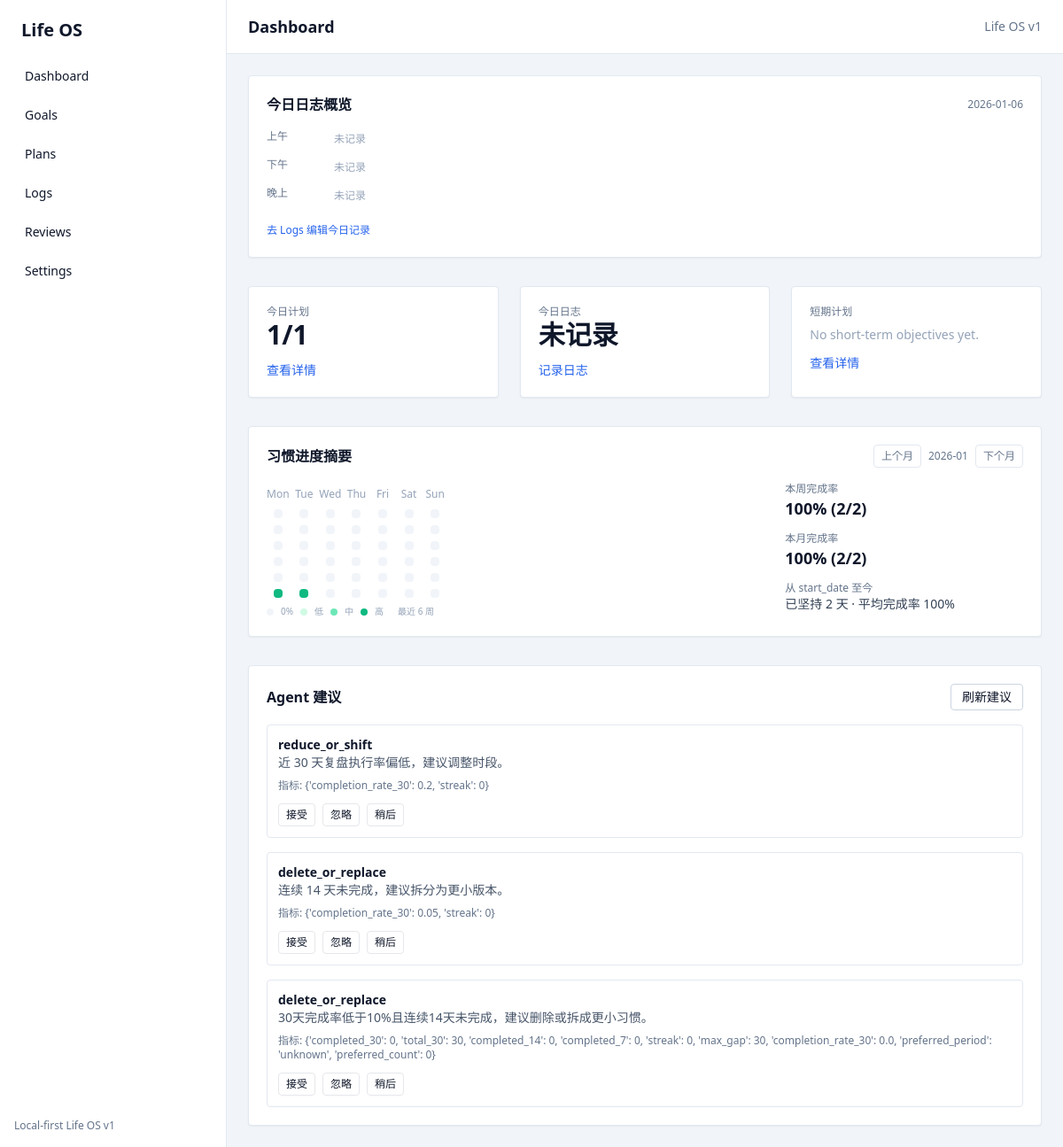
/dashboard, run on the app's committed database.
### app/domain/models.py (models this page shows)
class Suggestion(SQLModel, table=True):
    id: Optional[int] = Field(default=None, primary_key=True)
    habit_id: int = Field(foreign_key="habit.id")
    type: str
    reason: str
    metrics_json: Dict[str, Any] = Field(default_factory=dict, sa_column=Column(JSON))
    created_at: datetime = Field(default_factory=datetime.utcnow)
    status: str = "open"

### app/web/routes.py (the view)
@router.get("/", response_class=HTMLResponse)
@router.get("/dashboard", response_class=HTMLResponse)
def dashboard(request: Request, habit_month: Optional[str] = None) -> Response:
    session = _get_session(request)
    today = _today()
    anchor_date = today
    if habit_month:
        try:
            month_start = datetime.strptime(habit_month, "%Y-%m").date()
            anchor_date = _month_end(month_start)
        except ValueError:
            anchor_date = today
    anchor_month_start = _month_start(anchor_date)
    prev_month = _shift_month(anchor_month_start, -1).strftime("%Y-%m")
    next_month = _shift_month(anchor_month_start, 1).strftime("%Y-%m")
    periods = _get_periods(session)
    log = _ensure_day_log(session, today)
    period_rows = _build_period_rows(log, periods)
    log_has_content = any(
        (entry.get("text", "") or "").strip() for entry in log.period_entries
    )
    plan = _ensure_daily_plan(session, today)
    _sync_plan_items(session, plan)
    items = session.exec(
        select(PlanItem).where(
            PlanItem.daily_plan_id == plan.id,
            PlanItem.linked_objective_id.is_(None),
        )
    ).all()
    completed = len([item for item in items if item.completed_at])
    habits = session.exec(select(HabitTemplate).where(HabitTemplate.active == True)).all()  # noqa: E712
    objectives = session.exec(
        select(ShortTermObjective).where(
            ShortTermObjective.status == "pending",
            ShortTermObjective.due_date >= today,
        ).order_by(ShortTermObjective.due_date)
    ).all()
    short_term_objectives = [
        {
            "title": obj.title,
            "due_date": obj.due_date,
            "remaining_days": (obj.due_date - today).days,
        }
        for obj in objectives
    ]
    suggestions = session.exec(select(Suggestion).where(Suggestion.status == "open")).all()
    habit_progress = _habit_progress_summary(session, anchor_date)
    overload = False
    overload_reason = ""
    if len(items) > 8:
        overload = True
        overload_reason = "今日计划超过 8 项，建议减少密度或拆分。"
    else:
        week_start = today - timedelta(days=6)
        week_plans = session.exec(
            select(DailyPlan).where(DailyPlan.date >= week_start, DailyPlan.date <= today)
        ).all()
        plan_ids = [plan.id for plan in week_plans]
        week_items = session.exec(
            select(PlanItem).where(PlanItem.daily_plan_id.in_(plan_ids))
        ).all() if plan_ids else []
        week_completed = len([item for item in week_items if item.completed_at])
        week_rate = week_completed / len(week_items) if week_items else 1
        if week_rate < 0.3:
            overload = True
            overload_reason = "连续一周完成率偏低，建议降低计划数量。"
    return templates.TemplateResponse(
        "dashboard.html",
        {
            "request": request,
            "today": today,
            "plan_items": items,
            "completed": completed,
            "habits": habits,
            "log": log,
            "log_has_content": log_has_content,
            "short_term_objectives": short_term_objectives,
            "suggestions": suggestions,
            "overload": overload,
            "overload_reason": overload_reason,
            "period_rows": period_rows,
            "periods": periods,
            "period_labels": _period_labels(),
            "habit_progress": habit_progress,
            "habit_progress_prev_month": prev_month,
            "habit_progress_next_month": next_month,
        },
    )

### app/web/templates/dashboard.html (shortened to what this page needs)
{% extends "base.html" %}
{% block page_title %}Dashboard{% endblock %}
{% block content %}
  <div class="space-y-8">
    <div class="bg-white p-5 rounded shadow-sm border border-slate-200">
      <div class="flex items-center justify-between">
        <div class="text-base font-semibold">今日日志概览</div>
        <div class="text-xs text-slate-500">{{ today }}</div>
      </div>
      <div class="mt-4 space-y-3 text-sm">
        {% for row in period_rows %}
          <div class="flex items-start gap-3">
            <div class="w-16 text-xs text-slate-500">{{ row.label }}</div>
            <div class="flex-1 text-slate-700">
              {% if row.text %}
                {{ row.text[:60] }}{% if row.text|length > 60 %}...{% endif %}
              {% else %}
                <span class="text-xs text-slate-400">未记录</span>
              {% endif %}
            </div>
          </div>
        {% endfor %}
      </div>
      <div class="mt-4">
        <a class="text-xs text-blue-600" href="/logs?target_date={{ today }}">去 Logs 编辑今日记录</a>
      </div>
    </div>
    <div class="grid md:grid-cols-3 gap-6">
      <div class="bg-white p-5 rounded shadow-sm border border-slate-200">
        <div class="text-xs text-slate-500">今日计划</div>
        <div class="text-3xl font-semibold">{{ completed }}/{{ plan_items|length }}</div>
        <div class="mt-3 text-sm">
          <a class="text-blue-600" href="/plans?target_date={{ today }}">查看详情</a>
        </div>
      </div>
      <div class="bg-white p-5 rounded shadow-sm border border-slate-200">
        <div class="text-xs text-slate-500">今日日志</div>
        <div class="text-3xl font-semibold">{{ "已记录" if log_has_content else "未记录" }}</div>
        <div class="mt-3 text-sm">
          <a class="text-blue-600" href="/logs?target_date={{ today }}">记录日志</a>
        </div>
      </div>
           <div class="bg-white p-5 rounded shadow-sm border border-slate-200">
        <div class="text-xs text-slate-500">短期计划</div>
        {% if short_term_objectives %}
          <div class="mt-2 space-y-2 text-sm">
            {% for obj in short_term_objectives %}
              {% set obj_title = obj.title.strip() if obj.title else "" %}
              <div class="flex items-center justify-between gap-2">
                <div class="truncate text-slate-700">
                  {% if obj_title %}
                    {{ obj_title }}
                  {% else %}
                    <span class="text-slate-400">Untitled objective</span>
                  {% endif %}
                </div>
                <div class="shrink-0 text-xs text-slate-500">
                  {{ obj.due_date }}{% if obj.remaining_days is not none %} · {{ obj.remaining_days }}d{% endif %}
                </div>
              </div>
            {% endfor %}
          </div>
        {% else %}
          <div class="mt-2 text-sm text-slate-400">No short-term objectives yet.</div>
        {% endif %}
        <div class="mt-3 text-sm">
          <a class="text-blue-600" href="/plans">查看详情</a>
        </div>
      </div>
    </div>
    <div class="bg-white p-5 rounded shadow-sm border border-slate-200">
      <div class="flex items-center justify-between">
        <div class="text-base font-semibold">习惯进度摘要</div>
        <div class="flex items-center gap-2 text-xs text-slate-500">
          <a class="px-2 py-1 border border-slate-200 rounded" href="/dashboard?habit_month={{ habit_progress_prev_month }}">上个月</a>
          <span>{{ habit_progress.anchor_month_label }}</span>
          <a class="px-2 py-1 border border-slate-200 rounded" href="/dashboard?habit_month={{ habit_progress_next_month }}">下个月</a>
        </div>
      </div>
      <div class="mt-4 grid md:grid-cols-3 gap-6">
        <div class="md:col-span-2">
          <div class="inline-grid gap-2">
            <div class="grid grid-cols-7 gap-x-1 gap-y-2 w-fit text-[12px] text-slate-400 justify-items-center">
              <div class="text-center">Mon</div>
              <div class="text-center">Tue</div>
              <div class="text-center">Wed</div>
              <div class="text-center">Thu</div>
              <div class="text-center">Fri</div>
              <div class="text-center">Sat</div>
              <div class="text-center">Sun</div>
              {% for week in habit_progress.weeks %}
                {% for cell in week %}
                  <div
                    class="h-[10px] w-[10px] rounded {{ cell.color }}"
                    title="{{ cell.date }}{% if cell.rate is not none %} {{ (cell.rate * 100) | round(0) }}%{% endif %}"
                  ></div>
                {% endfor %}
              {% endfor %}
            </div>
            <div class="flex items-center gap-2 text-[10px] text-slate-400">
              <span class="h-2 w-2 rounded bg-slate-100"></span>
              <span>0%</span>
              <span class="h-2 w-2 rounded bg-emerald-100"></span>
              <span>低</span>
              <span class="h-2 w-2 rounded bg-emerald-300"></span>
              <span>中</span>
              <span class="h-2 w-2 rounded bg-emerald-500"></span>
              <span>高</span>
              <span class="ml-2 text-slate-400">最近 {{ habit_progress.weeks_count }} 周</span>
            </div>
          </div>
        </div>
        <div class="space-y-3 text-sm">
          <div>
            <div class="text-xs text-slate-500">本周完成率</div>
            <div class="text-lg font-semibold">
              {{ habit_progress.week_rate_pct }}% ({{ habit_progress.week_completed_days }}/{{ habit_progress.week_eligible_days }})
            </div>
          </div>
          <div>
            <div class="text-xs text-slate-500">本月完成率</div>
            <div class="text-lg font-semibold">
              {{ habit_progress.month_rate_pct }}% ({{ habit_progress.month_completed_days }}/{{ habit_progress.month_eligible_days }})
            </div>
          </div>
          <div>
            <div class="text-xs text-slate-500">从 start_date 至今</div>
            <div class="text-sm text-slate-700">
              已坚持 {{ habit_progress.since_days }} 天 · 平均完成率 {{ habit_progress.since_rate_pct }}%
            </div>
          </div>
        </div>
      </div>
    </div>
    <div class="bg-white p-5 rounded shadow-sm border border-slate-200">
      <div class="flex items-center justify-between">
        <div class="text-base font-semibold">Agent 建议</div>
        <button
          class="text-sm px-3 py-1 border border-slate-300 rounded"
          hx-post="/suggestions/generate"
          hx-target="#suggestion-list"
          hx-indicator="#hx-indicator"
        >
          刷新建议
        </button>
      </div>
      <div id="suggestion-list" class="mt-4">
        {% include "partials/suggestions.html" %}
      </div>
    </div>
  </div>
{% endblock %}

### app/web/templates/partials/suggestions.html (shortened to what this page needs)
{% if suggestions %}
  <div class="space-y-4">
    {% for suggestion in suggestions %}
      <div class="border border-slate-200 rounded p-3 text-sm">
        <div class="text-sm font-semibold">{{ suggestion.type }}</div>
        <div class="text-slate-600">{{ suggestion.reason }}</div>
        <div class="text-xs text-slate-500 mt-2">指标: {{ suggestion.metrics_json }}</div>
        <div class="mt-3 flex gap-2">
          <form hx-post="/suggestions/{{ suggestion.id }}/decide" hx-target="#suggestion-list">
            <button class="px-2 py-1 text-xs border rounded">接受</button>
          </form>
          <form hx-post="/suggestions/{{ suggestion.id }}/decide" hx-target="#suggestion-list">
            <button class="px-2 py-1 text-xs border rounded">忽略</button>
          </form>
          <form hx-post="/suggestions/{{ suggestion.id }}/decide" hx-target="#suggestion-list">
            <button class="px-2 py-1 text-xs border rounded">稍后</button>
          </form>
        </div>
      </div>
    {% endfor %}
  </div>
{% else %}
  <div class="text-sm text-slate-500">暂无建议</div>
{% endif %}

### app/web/templates/base.html (style rules this page uses)
body { font-family: "Space Grotesk", ui-sans-serif, system-ui; }

### data on the page
Suggestion: type "reduce_or_shift", reason "近 30 天复盘执行率偏低，建议调整时段。", metrics_json "{'completion_rate_30': 0.2, 'streak': 0}"
Suggestion: type "delete_or_replace", reason "连续 14 天未完成，建议拆分为更小版本。", metrics_json "{'completion_rate_30': 0.05, 'streak': 0}"
Suggestion: type "delete_or_replace", reason "30天完成率低于10%且连续14天未完成，建议删除或拆成更小习惯。", metrics_json "{'completed_30': 0, 'total_30': 30, 'completed_14': 0, 'completed_7': 0, 'streak': 0, 'max_gap': 30, 'completion_rate_30': 0.0, 'preferred_period': 'unknown', 'preferred_count': 0}"

### other printed values
{{ today }} "2026-01-06"
{{ row.label }} "上午" "下午" "晚上"
{{ completed }} "1"
{{ plan_items|length }} "1"
{{ "已记录" if log_has_content else "未记录" }} "未记录"
{{ habit_progress.anchor_month_label }} "2026-01"
{{ habit_progress.weeks_count }} "6"
{{ habit_progress.week_rate_pct }} "100"
{{ habit_progress.week_completed_days }} "2"
{{ habit_progress.week_eligible_days }} "2"
{{ habit_progress.month_rate_pct }} "100"
{{ habit_progress.month_completed_days }} "2"
{{ habit_progress.month_eligible_days }} "2"
{{ habit_progress.since_days }} "2"
{{ habit_progress.since_rate_pct }} "100"
